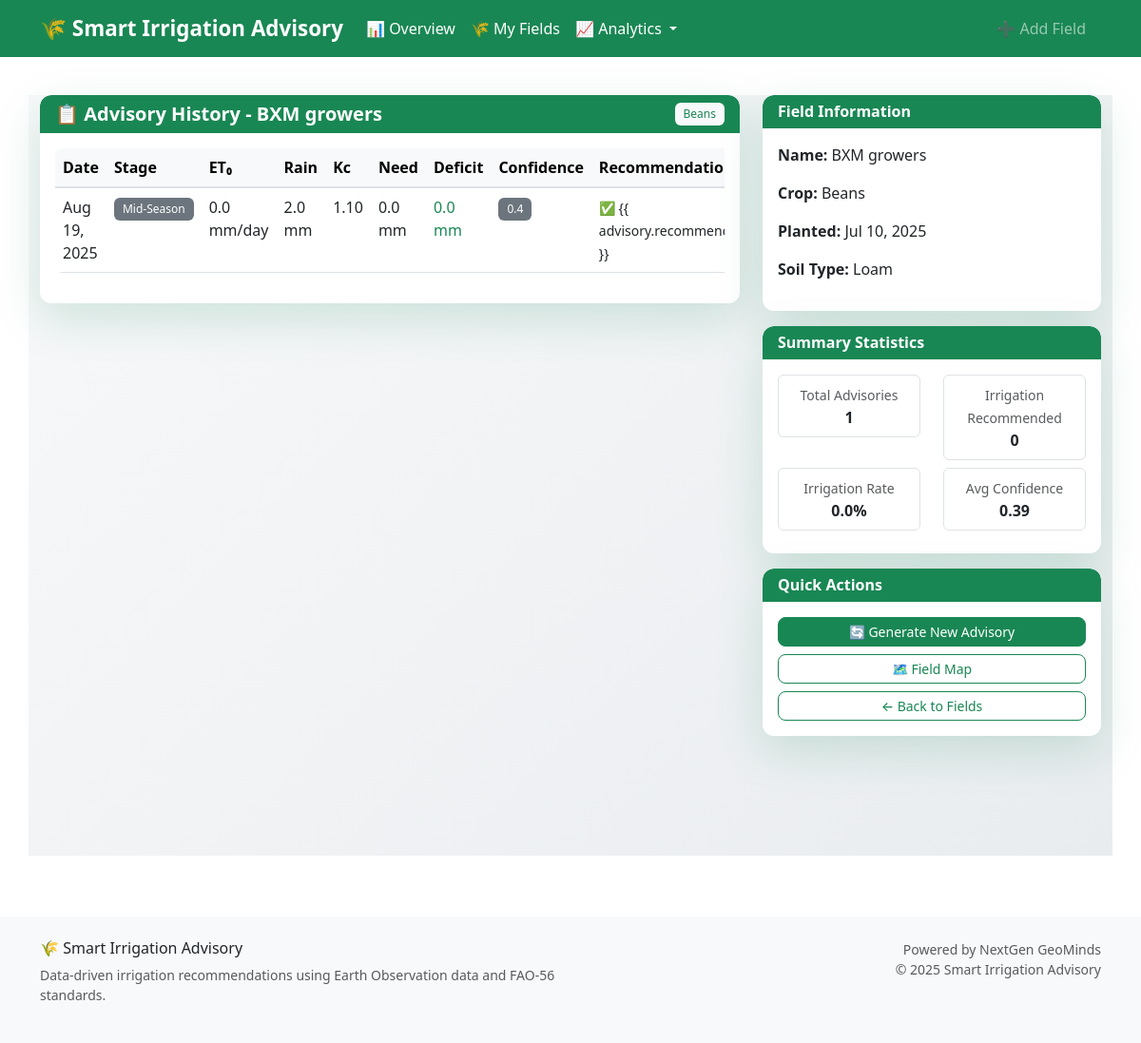
Screenshot of /field/17/history/ with the database file from the repository.
### advisory/models.py (models this page shows, shortened)
class FarmField(models.Model):
    CROP_CHOICES = [
        ("maize", "Maize"),
        ("soybean", "Soybean"),
        ("rice", "Rice"),
        ("wheat", "Wheat"),
        ("sugarcane", "Sugarcane"),
        ("cotton", "Cotton"),
        ("beans", "Beans"),
        ("potatoes", "Potatoes"),
        ("tomatoes", "Tomatoes"),
        ("cassava", "Cassava"),
    ]
    SOIL_CHOICES = [
        ("clay", "Clay"),
        ("loam", "Loam"),
        ("sandy", "Sandy"),
        ("silt", "Silt"),
        ("clay_loam", "Clay Loam"),
        ("sandy_loam", "Sandy Loam"),
    ]
    name = models.CharField(max_length=100)
    latitude = models.FloatField(_('Latitude'), validators=[
        MinValueValidator(-90.0), MaxValueValidator(90.0)])
    longitude = models.FloatField(_('Longitude'), validators=[
        MinValueValidator(-180.0), MaxValueValidator(180.0)])
    soil_type = models.CharField(
        choices=SOIL_CHOICES, max_length=20, default="loam", null=True, blank=True)
    crop_type = models.CharField(
        choices=CROP_CHOICES, max_length=20, default="maize")
    planting_date = models.DateField(_('Planting Date'), default=date.today)
    field_area_ha = models.FloatField(
        _('Field Area (ha)'),
        validators=[MinValueValidator(0.1), MaxValueValidator(1000.0)],
        null=True, blank=True,
        help_text="Field area in hectares"
    )
    elevation = models.FloatField(
        _('Elevation (m)'),
        null=True, blank=True,
        help_text="Field elevation in meters"
    )
    created_at = models.DateTimeField(auto_now_add=True)
    updated_at = models.DateTimeField(auto_now=True)
    class Meta:
        ordering = ['-created_at']
        verbose_name = 'Farm Field'
        verbose_name_plural = 'Farm Fields'

class IrrigationAdvisory(models.Model):
    field = models.ForeignKey(
        FarmField, on_delete=models.CASCADE, related_name='advisories')
    date = models.DateField(default=date.today)
    crop_stage = models.CharField(max_length=50, default="Initial")
    eto = models.FloatField(default=0.0)  # mm/day
    rainfall = models.FloatField(default=0.0)  # mm/week
    kc = models.FloatField(default=0.0)  # Crop Coefficient
    water_need = models.FloatField(default=0.0)  # mm/week
    water_deficit = models.FloatField(default=0.0)
    recommendation = models.TextField(blank=True)
    soil_moisture = models.FloatField(
        default=0.0,
        help_text="Soil moisture percentage"
    )
    irrigation_recommended = models.BooleanField(default=False)
    irrigation_volume = models.FloatField(
        default=0.0,
        help_text="Recommended irrigation volume in mm"
    )
    confidence_score = models.FloatField(
        default=0.0,
        validators=[MinValueValidator(0.0), MaxValueValidator(1.0)],
        help_text="Confidence in recommendation (0-1)"
    )
    data_source = models.CharField(
        max_length=50,
        default="simulated",
        help_text="Source of weather data (GEE, API, simulated)"
    )
    class Meta:
        ordering = ['-date']
        verbose_name = 'Irrigation Advisory'
        verbose_name_plural = 'Irrigation Advisories'
        get_latest_by = 'date'

### advisory/views.py (the view)
def advisory_history_view(request, field_id):
    field = get_object_or_404(FarmField, id=field_id)
    advisories = IrrigationAdvisory.objects.filter(
        field=field).order_by('-date')
    total_advisories = advisories.count()
    irrigation_recommended_count = advisories.filter(
        irrigation_recommended=True).count()
    avg_confidence = advisories.aggregate(
        avg_confidence=models.Avg('confidence_score'))['avg_confidence'] or 0
    context = {
        'field': field,
        'advisories': advisories,
        'summary': {
            'total_advisories': total_advisories,
            'irrigation_recommended_count': irrigation_recommended_count,
            'irrigation_percentage': (irrigation_recommended_count / total_advisories * 100) if total_advisories > 0 else 0,
            'avg_confidence': round(avg_confidence, 2)
        }
    }
    return render(request, 'advisory/advisory_history.html', context)

### templates/advisory/advisory_history.html (shortened to what this page needs)
{% extends "base.html" %} {% block title %}Advisory History{% endblock %} {% block content %}
<div class="container mt-4 advice-page">
  <div class="row">
    <div class="col-md-8">
      <div class="card border-0 shadow-lg">
        <div class="card-header bg-success text-white border-0 d-flex justify-content-between align-items-center">
          <h5 class="mb-0 fw-bold">📋 Advisory History - {{ field.name }}</h5>
          <span class="badge bg-light text-success">{{ field.crop_type|title }}</span>
        </div>
        <div class="card-body">
          {% if advisories %}
          <div class="table-responsive">
            <table class="table table-hover">
              <thead class="table-light">
                <tr>
                  <th>Date</th>
                  <th>Stage</th>
                  <th>ET₀</th>
                  <th>Rain</th>
                  <th>Kc</th>
                  <th>Need</th>
                  <th>Deficit</th>
                  <th>Confidence</th>
                  <th>Recommendation</th>
                </tr>
              </thead>
              <tbody>
                {% for advisory in advisories %}
                <tr>
                  <td>{{ advisory.date|date:"M d, Y" }}</td>
                  <td>
                    <span class="badge bg-secondary">{{ advisory.crop_stage }}</span>
                  </td>
                  <td>{{ advisory.eto|floatformat:1 }} mm/day</td>
                  <td>{{ advisory.rainfall|floatformat:1 }} mm</td>
                  <td>{{ advisory.kc|floatformat:2 }}</td>
                  <td>{{ advisory.water_need|floatformat:1 }} mm</td>
                  <td>
                    {% if advisory.irrigation_recommended %}
                    <span class="text-danger fw-bold">{{ advisory.water_deficit|floatformat:1 }} mm</span>
                    {% else %}
                    <span class="text-success">{{ advisory.water_deficit|floatformat:1 }} mm</span>
                    {% endif %}
                  </td>
                  <td>
                    <span
                      class="badge {% if advisory.confidence_score > 0.7 %}bg-success{% elif advisory.confidence_score > 0.4 %}bg-warning{% else %}bg-secondary{% endif %}"
                    >
                      {{ advisory.confidence_score|floatformat:1 }}
                    </span>
                  </td>
                  <td>
                    <small>
                      {% if advisory.irrigation_recommended %} 💧 {{ advisory.recommendation|truncatechars:50 }} {% else %} ✅ {{
                      advisory.recommendation|truncatechars:50 }} {% endif %}
                    </small>
                  </td>
                </tr>
                {% endfor %}
              </tbody>
            </table>
          </div>
          {% else %}
          <div class="text-center py-4">
            <p class="text-muted">No advisories yet for this field.</p>
            <a href="{% url 'advisory:get_advice' field.id %}" class="btn btn-success"> Generate First Advisory </a>
          </div>
          {% endif %}
        </div>
      </div>
    </div>
    <div class="col-md-4">
      <div class="card mb-3 border-0 shadow-lg">
        <div class="card-header bg-success text-white border-0">
          <h6 class="mb-0 fw-bold">Field Information</h6>
        </div>
        <div class="card-body">
          <p><strong>Name:</strong> {{ field.name }}</p>
          <p><strong>Crop:</strong> {{ field.crop_type|title }}</p>
          <p><strong>Planted:</strong> {{ field.planting_date|date:"M d, Y" }}</p>
          <p><strong>Soil Type:</strong> {{ field.soil_type|title }}</p>
        </div>
      </div>
      {% if summary %}
      <div class="card mb-3 border-0 shadow-lg">
        <div class="card-header bg-success text-white border-0">
          <h6 class="mb-0 fw-bold">Summary Statistics</h6>
        </div>
        <div class="card-body">
          <div class="row text-center">
            <div class="col-6">
              <div class="border rounded p-2 mb-2">
                <small class="text-muted">Total Advisories</small>
                <div class="fw-bold">{{ summary.total_advisories }}</div>
              </div>
            </div>
            <div class="col-6">
              <div class="border rounded p-2 mb-2">
                <small class="text-muted">Irrigation Recommended</small>
                <div class="fw-bold">{{ summary.irrigation_recommended_count }}</div>
              </div>
            </div>
          </div>
          <div class="row text-center">
            <div class="col-6">
              <div class="border rounded p-2 mb-2">
                <small class="text-muted">Irrigation Rate</small>
                <div class="fw-bold">{{ summary.irrigation_percentage|floatformat:1 }}%</div>
              </div>
            </div>
            <div class="col-6">
              <div class="border rounded p-2 mb-2">
                <small class="text-muted">Avg Confidence</small>
                <div class="fw-bold">{{ summary.avg_confidence|floatformat:2 }}</div>
              </div>
            </div>
          </div>
        </div>
      </div>
      {% endif %}
      <div class="card border-0 shadow-lg">
        <div class="card-header bg-success text-white border-0">
          <h6 class="mb-0 fw-bold">Quick Actions</h6>
        </div>
        <div class="card-body">
          <a href="{% url 'advisory:get_advice' field.id %}" class="btn btn-success btn-sm w-100 mb-2"> 🔄 Generate New Advisory </a>
          <a href="{% url 'advisory:field_map' field.id %}" class="btn btn-outline-success btn-sm w-100 mb-2"> 🗺️ Field Map </a>
          <a href="{% url 'advisory:field_list' %}" class="btn btn-outline-success btn-sm w-100"> ← Back to Fields </a>
        </div>
      </div>
    </div>
  </div>
</div>
{% endblock %}

### static/css/main.css (style rules this page uses)
:root { --primary-green: #198754; --light-green: #20c997; --dark-green: #146c43; --success-bg: #d1e7dd; --success-border: #badbcc; }
.card { border: none; box-shadow: 0 2px 4px rgba(0,0,0,0.1); transition: all 0.3s ease; border-radius: 12px; }
.card-header { border-bottom: 1px solid #e9ecef; font-weight: 600; border-radius: 12px 12px 0 0 !important; }
.shadow-lg { box-shadow: 0 1rem 3rem rgba(25, 135, 84, 0.175) !important; }
.btn { border-radius: 8px; font-weight: 500; transition: all 0.3s ease; }
.badge { font-weight: 500; padding: 0.5em 0.75em; }
.table { border-radius: 8px; overflow: hidden; }
.table thead th { background-color: #f8f9fa; border-bottom: 2px solid #dee2e6; font-weight: 600; }
.advice-page { background: linear-gradient(135deg, #f8f9fa 0%, #e9ecef 100%); min-height: 100vh; padding-bottom: 2rem; }
.advice-page .card { border-radius: 12px; overflow: hidden; }
.advice-page .card-header { border-radius: 12px 12px 0 0 !important; }
.advice-page .badge { font-weight: 500; padding: 0.5em 0.75em; }
.advice-page .btn { transition: all 0.3s ease; }

### rows the page displays
FarmField: name "BXM growers", crop_type "Beans", planting_date "Jul 10, 2025", soil_type "Loam"
IrrigationAdvisory: date "Aug 19, 2025", crop_stage "Mid-Season", eto "0.0", rainfall "2.0", kc "1.10", water_need "0.0", water_deficit "0.0", confidence_score "0.4"

### other values shown
{{ summary.total_advisories }} "1"
{{ summary.irrigation_recommended_count }} "0"
{{ summary.irrigation_percentage|floatformat:1 }} "0.0"
{{ summary.avg_confidence|floatformat:2 }} "0.39"
